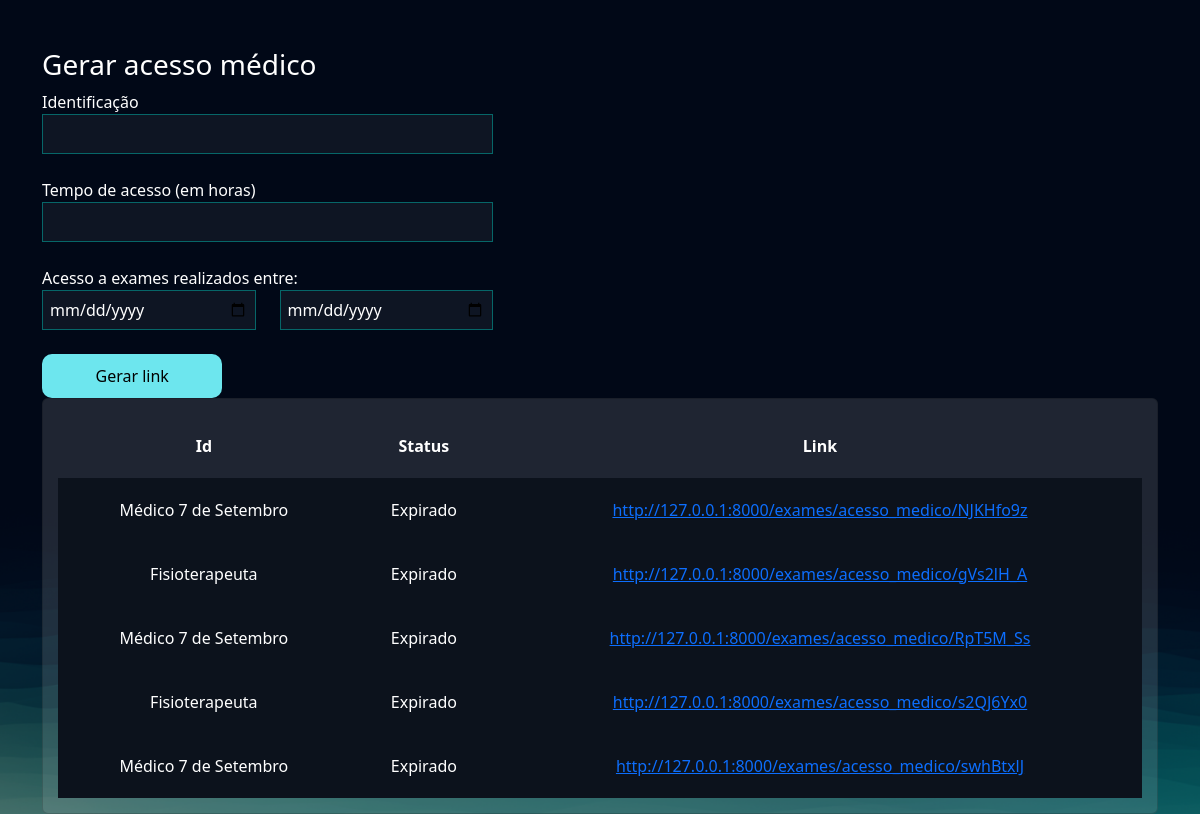
The app's page /exames/gerar_acesso_medico/ (signed in), older data.
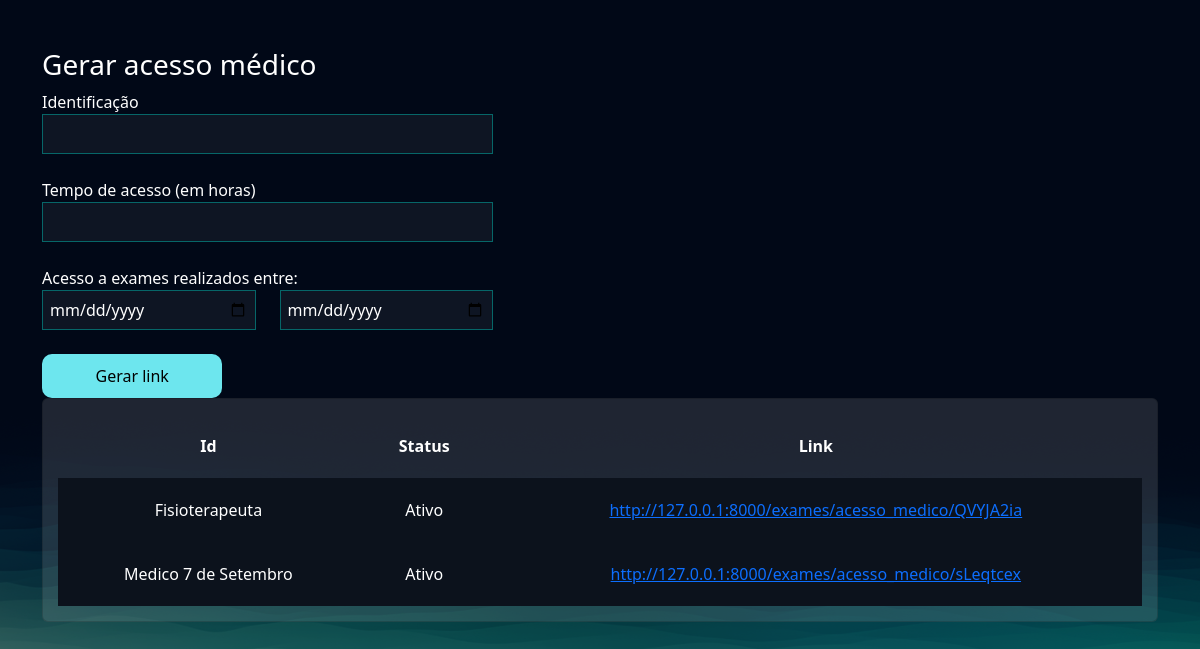
The same page, newer data.
### exames/models.py (models this page shows, shortened)
class AcessoMedico(models.Model):
    usuario = models.ForeignKey(User, on_delete=models.DO_NOTHING)
    identificacao = models.CharField(max_length=50)
    tempo_de_acesso = models.IntegerField() # Em horas
    criado_em = models.DateTimeField()
    data_exames_iniciais = models.DateField()
    data_exames_finais = models.DateField()
    token = models.CharField(max_length=20, null=True, blank=True)
    @property
    def status(self):
        if timezone.now() > (self.criado_em + timedelta(hours=self.tempo_de_acesso)):
            return 'Expirado'
        else:
            return 'Ativo'
    @property
    def url(self):
        return f'http://127.0.0.1:8000/exames/acesso_medico/{self.token}'

### exames/views.py (the view, shortened to what this page needs)
# urls.py: path('gerar_acesso_medico/', views.gerar_acesso_medico, name="gerar_acesso_medico"),
@login_required
def gerar_acesso_medico(request):
    if request.method == "GET":
        acessos_medicos = AcessoMedico.objects.filter(usuario=request.user)
        return render(request, 'gerar_acesso_medico.html', {'acessos_medicos': acessos_medicos})

### exames/templates/gerar_acesso_medico.html (shortened to what this page needs)
{% extends "bases/base.html" %}
{% load static %}
{% block 'head' %}
<link href="{% static 'exames/css/css.css' %}" rel="stylesheet">
<link href="{% static 'exames/css/gerenciar_pedidos.css' %}" rel="stylesheet">
{% endblock 'head' %}
{% block 'conteudo' %}
<br>
<br>
<div class="container">
    <div class="row">
        <div class="col-md-5">
            <h3>Gerar acesso médico</h3>
            <form action="{% url 'gerar_acesso_medico' %}" method="POST">
                <label for="">Identificação</label>
                <br>
                <input style="width: 100%" type="text" name="identificacao" id="" class="input-default">
                <br>
                <br>
                <label for="">Tempo de acesso (em horas)</label>
                <br>
                <input style="width: 100%" type="number" name="tempo_de_acesso" id="" class="input-default">
                <br>
                <br>
                <div class="row">
                    <label for="">Acesso a exames realizados entre:</label>
                    <div class="col-md">
                        <input style="width: 100%" type="date" name="data_exame_inicial" id="" class="input-default">
                    </div>
                    <div class="col-md">
                        <input style="width: 100%" type="date" name="data_exame_final" id="" class="input-default">
                        <br>
                        <br>
                    </div>
                </div>
                <input style="width: 40%" type="submit" class="btn-default" value="Gerar link">
            </form>
        </div>
        <div class="col-md">
            <div class="card">
                <table style="text-align: center">
                    <tr>
                        <th>Id</th>
                        <th>Status</th>
                        <th>Link</th>
                    </tr>
                {% for acesso in acessos_medicos %}
                    <tr class="linha-tabela">
                        <td>{{acesso.identificacao}}</td>
                        <td>{{acesso.status}}</td>
                        <td><a href="{{acesso.url}}">{{acesso.url}}</a></td>
                    </tr>
                {% endfor %}
                </table>
            </div>
        </div>
    </div>
</div>
{% endblock 'conteudo' %}

### templates/bases/base.html (shortened to what this page needs)
{% load static %}
<!DOCTYPE html>
<html lang="pt-BR">
    <head>
        <link href="https://cdn.jsdelivr.net/npm/bootstrap@5.3.1/dist/css/bootstrap.min.css"
              rel="stylesheet">
        <link rel="stylesheet"
              href="https://cdnjs.cloudflare.com/ajax/libs/font-awesome/6.4.2/css/all.min.css"
 />
        <link rel="stylesheet" href="{% static 'geral/css/base.css' %}">
        {% block 'head' %}{% endblock %}
    </head>
    <body>
        {% block 'conteudo' %}{% endblock %}
    </body>
</html>

### templates/static/geral/css/base.css (style rules this page uses)
:root { --main-color: #151C34; --dark-color: #0C121C ; --light-color: #6DE6EE; --contrast-color: #f4c96b; --differential-color: #066668; }
* { color: white }
.input-default { background-color: rgba(255,255,255,0.05); border: 1px solid var(--differential-color); padding: 7px; width: 50%; }
.btn-default { background-color: var(--light-color); color: black; width: 15%; padding: 10px; border: none; border-radius: 10px; }

### templates/static/exames/css/css.css (style rules this page uses)
body { background-image: url('/static/geral/img/bg2.png'); background-size: cover; }
.card { background-color: rgba(217, 217, 217, .14); color: white; padding: 15px; }

### templates/static/exames/css/gerenciar_pedidos.css (style rules this page uses)
.linha-tabela { background-color: var(--dark-color); height: 20px; }
td, th { padding: 20px; }

Row changes from the older to the newer data that the page shows:
removed AcessoMedico: identificacao "Médico 7 de Setembro", status "Expirado", url "http://127.0.0.1:8000/exames/acesso_medico/NJKHfo9z"
removed AcessoMedico: identificacao "Fisioterapeuta", status "Expirado", url "http://127.0.0.1:8000/exames/acesso_medico/gVs2lH_A"
removed AcessoMedico: identificacao "Médico 7 de Setembro", status "Expirado", url "http://127.0.0.1:8000/exames/acesso_medico/RpT5M_Ss"
removed AcessoMedico: identificacao "Fisioterapeuta", status "Expirado", url "http://127.0.0.1:8000/exames/acesso_medico/s2QJ6Yx0"
removed AcessoMedico: identificacao "Médico 7 de Setembro", status "Expirado", url "http://127.0.0.1:8000/exames/acesso_medico/swhBtxlJ"
added AcessoMedico: identificacao "Fisioterapeuta", status "Ativo", url "http://127.0.0.1:8000/exames/acesso_medico/QVYJA2ia"
added AcessoMedico: identificacao "Medico 7 de Setembro", status "Ativo", url "http://127.0.0.1:8000/exames/acesso_medico/sLeqtcex"
